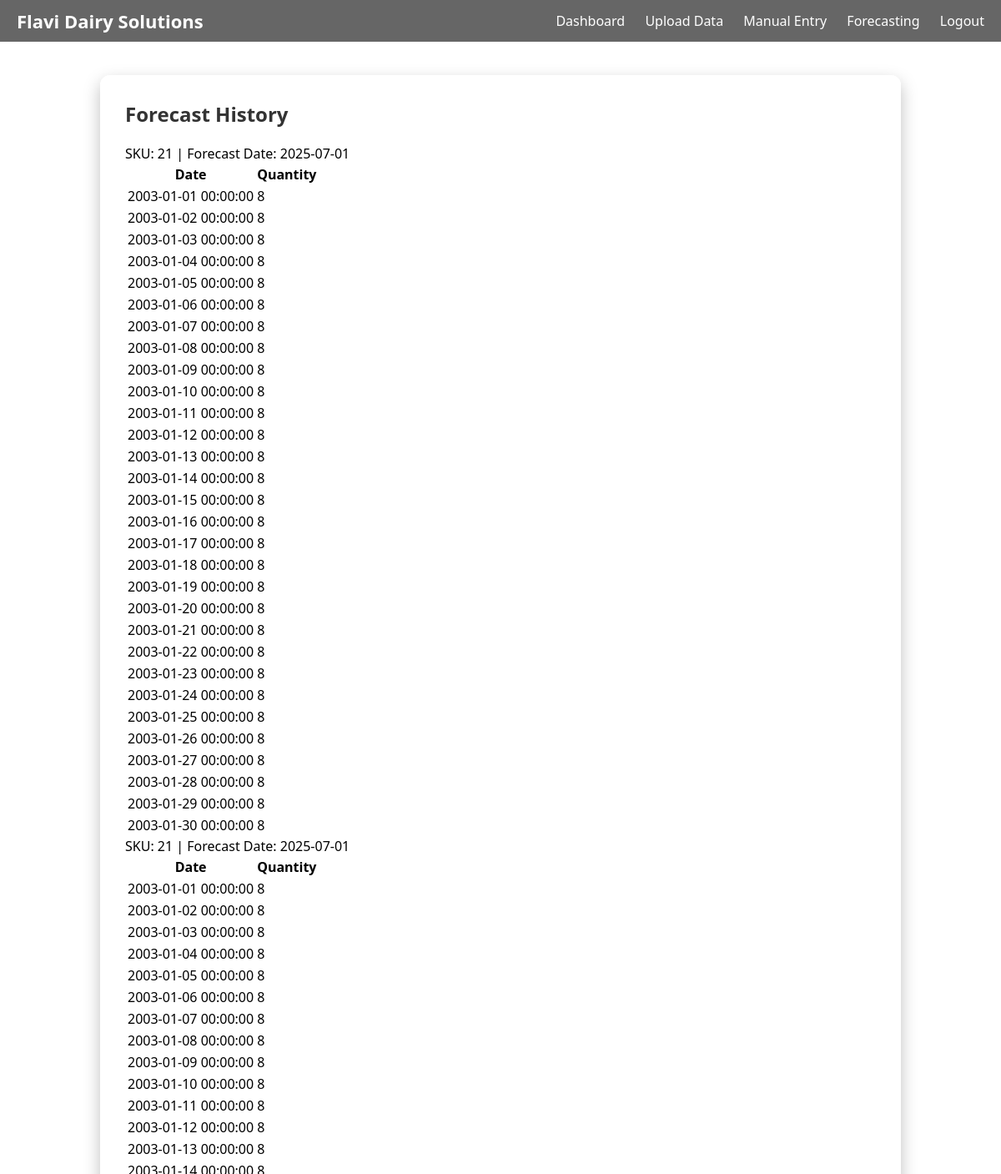
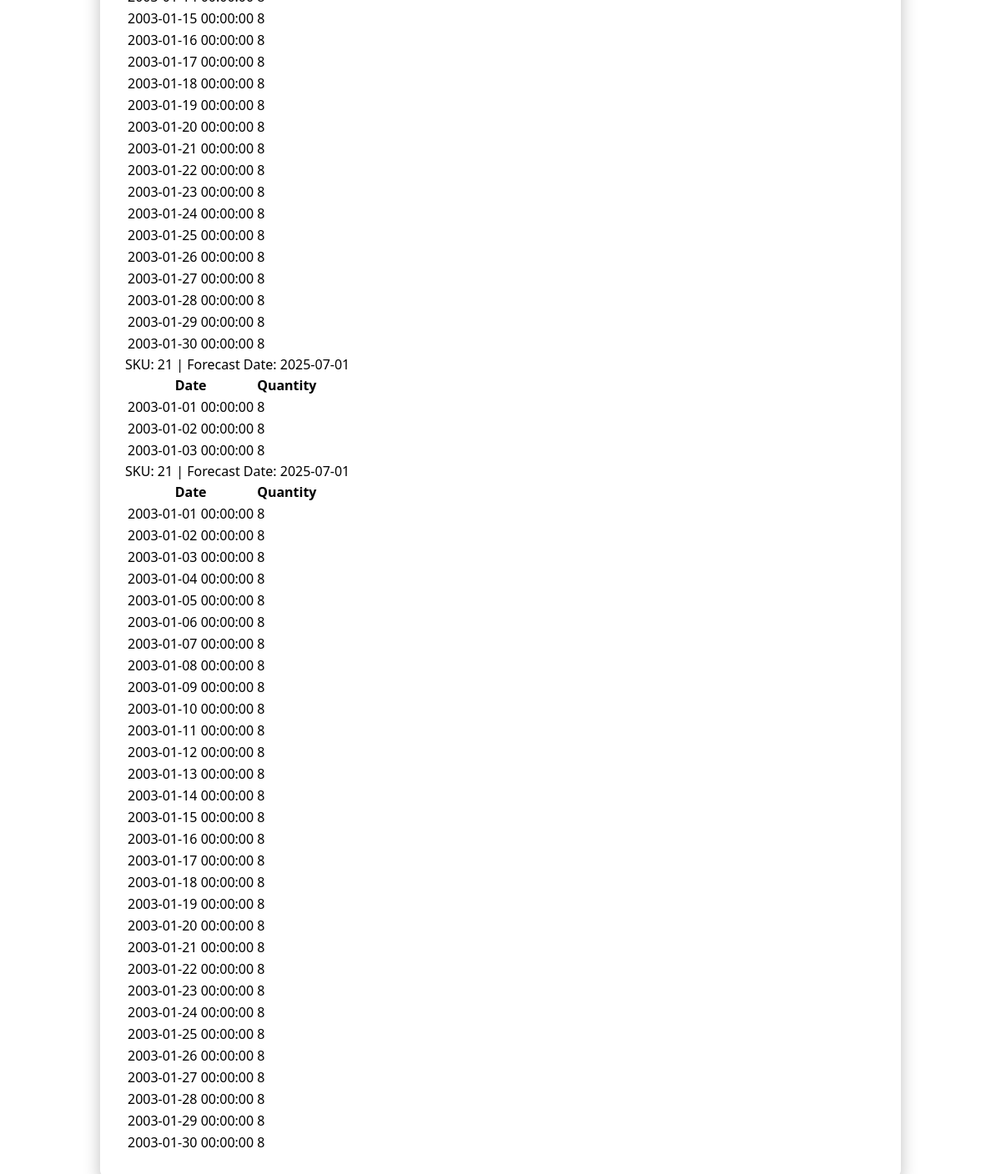
The page /history (signed in) on the database its author committed (2 pictures, top to bottom).
### models.py (models this page shows)
class ForecastHistory(db.Model):
    id = db.Column(db.Integer, primary_key=True)
    sku = db.Column(db.String(50), nullable=False)
    forecast_date = db.Column(db.Date, nullable=False)
    forecast_values = db.Column(db.Text, nullable=False)  # JSON string

### app.py (the view)
@app.route('/history')
@login_required
def history():
    records = ForecastHistory.query.order_by(ForecastHistory.forecast_date.desc()).all()
    all_forecasts = []
    for rec in records:
        forecasts = pd.read_json(rec.forecast_values)
        all_forecasts.append({
            'sku': rec.sku,
            'date': rec.forecast_date.strftime('%Y-%m-%d'),
            'data': forecasts.to_dict(orient='records')
        })
    return render_template('history.html', forecasts=all_forecasts)

### app.py (called while the page is built)
@login_manager.user_loader
def load_user(user_id):
    return User.query.get(int(user_id))

### templates/history.html
{% extends "base.html" %}
{% block content %}
<div class="col-md-10 mx-auto text-white">
  <h2 class="mb-4">Forecast History</h2>
  {% for f in forecasts %}
    <div class="card mb-3">
      <div class="card-header bg-primary text-white">
        SKU: {{ f.sku }} | Forecast Date: {{ f.date }}
      </div>
      <div class="card-body">
        <table class="table table-bordered">
          <thead><tr><th>Date</th><th>Quantity</th></tr></thead>
          <tbody>
            {% for row in f.data %}
              <tr><td>{{ row.date }}</td><td>{{ row.quantity|round(2) }}</td></tr>
            {% endfor %}
          </tbody>
        </table>
      </div>
    </div>
  {% endfor %}
</div>
{% endblock %}

### templates/base.html (shortened to what this page needs)
<!DOCTYPE html>
<html lang="en">
<head>
  <link rel="stylesheet" href="{{ url_for('static', filename='css/style.css') }}">
</head>
<body>
  <header>
    <div class="nav-container">
      <div class="logo">
        <h1>Flavi Dairy Solutions</h1>
      </div>
      <nav>
        <a href="{{ url_for('dashboard') }}">Dashboard</a>
        <a href="{{ url_for('upload') }}">Upload Data</a>
        <a href="{{ url_for('manual_add') }}">Manual Entry</a>
        <a href="{{ url_for('forecast_view') }}">Forecasting</a>
        <a href="{{ url_for('logout') }}">Logout</a>
      </nav>
    </div>
  </header>
  <main>
    <div class="container">
      {% block content %}{% endblock %}
    </div>
  </main>
</body>
</html>

### static/css/style.css (style rules this page uses)
body { margin: 0; padding: 0; font-family: 'Segoe UI', Tahoma, Geneva, Verdana, sans-serif; background: url("/static/images/background.png") no-repeat center center fixed; background-size: cover; min-height: 100vh; }
header { background-color: rgba(0, 0, 0, 0.6); padding: 10px 20px; }
.nav-container { display: flex; justify-content: space-between; align-items: center; }
.logo h1 { color: #fff; margin: 0; font-size: 22px; }
nav a { color: #fff; text-decoration: none; margin-left: 20px; font-weight: 500; }
.container { background: rgba(255, 255, 255, 0.85); backdrop-filter: blur(6px); -webkit-backdrop-filter: blur(6px); margin: 40px auto; padding: 30px; max-width: 900px; border-radius: 12px; box-shadow: 0 8px 20px rgba(0,0,0,0.25); transition: transform 0.3s ease, box-shadow 0.3s ease; }
h1, h2, h3 { color: #333; margin-top: 0; }
a { color: #333; }

### rows shown on the page
ForecastHistory: sku "21", date "2025-07-01", date "2003-01-01 00:00:00" "2003-01-02 00:00:00" "2003-01-03 00:00:00" "2003-01-04 00:00:00" "2003-01-05 00:00:00" "2003-01-06 00:00:00" "2003-01-07 00:00:00" "2003-01-08 00:00:00" "2003-01-09 00:00:00" "2003-01-10 00:00:00" "2003-01-11 00:00:00" "2003-01-12 00:00:00" "2003-01-13 00:00:00" "2003-01-14 00:00:00" "2003-01-15 00:00:00" "2003-01-16 00:00:00" "2003-01-17 00:00:00" "2003-01-18 00:00:00" "2003-01-19 00:00:00" "2003-01-20 00:00:00" "2003-01-21 00:00:00" "2003-01-22 00:00:00" "2003-01-23 00:00:00" "2003-01-24 00:00:00" "2003-01-25 00:00:00" "2003-01-26 00:00:00" "2003-01-27 00:00:00" "2003-01-28 00:00:00" "2003-01-29 00:00:00" "2003-01-30 00:00:00", quantity "8" "8" "8" "8" "8" "8" "8" "8" "8" "8" "8" "8" "8" "8" "8" "8" "8" "8" "8" "8" "8" "8" "8" "8" "8" "8" "8" "8" "8" "8"
ForecastHistory: sku "21", date "2025-07-01", date "2003-01-01 00:00:00" "2003-01-02 00:00:00" "2003-01-03 00:00:00" "2003-01-04 00:00:00" "2003-01-05 00:00:00" "2003-01-06 00:00:00" "2003-01-07 00:00:00" "2003-01-08 00:00:00" "2003-01-09 00:00:00" "2003-01-10 00:00:00" "2003-01-11 00:00:00" "2003-01-12 00:00:00" "2003-01-13 00:00:00" "2003-01-14 00:00:00" "2003-01-15 00:00:00" "2003-01-16 00:00:00" "2003-01-17 00:00:00" "2003-01-18 00:00:00" "2003-01-19 00:00:00" "2003-01-20 00:00:00" "2003-01-21 00:00:00" "2003-01-22 00:00:00" "2003-01-23 00:00:00" "2003-01-24 00:00:00" "2003-01-25 00:00:00" "2003-01-26 00:00:00" "2003-01-27 00:00:00" "2003-01-28 00:00:00" "2003-01-29 00:00:00" "2003-01-30 00:00:00", quantity "8" "8" "8" "8" "8" "8" "8" "8" "8" "8" "8" "8" "8" "8" "8" "8" "8" "8" "8" "8" "8" "8" "8" "8" "8" "8" "8" "8" "8" "8"
ForecastHistory: sku "21", date "2025-07-01", date "2003-01-01 00:00:00" "2003-01-02 00:00:00" "2003-01-03 00:00:00", quantity "8" "8" "8"
ForecastHistory: sku "21", date "2025-07-01", date "2003-01-01 00:00:00" "2003-01-02 00:00:00" "2003-01-03 00:00:00" "2003-01-04 00:00:00" "2003-01-05 00:00:00" "2003-01-06 00:00:00" "2003-01-07 00:00:00" "2003-01-08 00:00:00" "2003-01-09 00:00:00" "2003-01-10 00:00:00" "2003-01-11 00:00:00" "2003-01-12 00:00:00" "2003-01-13 00:00:00" "2003-01-14 00:00:00" "2003-01-15 00:00:00" "2003-01-16 00:00:00" "2003-01-17 00:00:00" "2003-01-18 00:00:00" "2003-01-19 00:00:00" "2003-01-20 00:00:00" "2003-01-21 00:00:00" "2003-01-22 00:00:00" "2003-01-23 00:00:00" "2003-01-24 00:00:00" "2003-01-25 00:00:00" "2003-01-26 00:00:00" "2003-01-27 00:00:00" "2003-01-28 00:00:00" "2003-01-29 00:00:00" "2003-01-30 00:00:00", quantity "8" "8" "8" "8" "8" "8" "8" "8" "8" "8" "8" "8" "8" "8" "8" "8" "8" "8" "8" "8" "8" "8" "8" "8" "8" "8" "8" "8" "8" "8"
